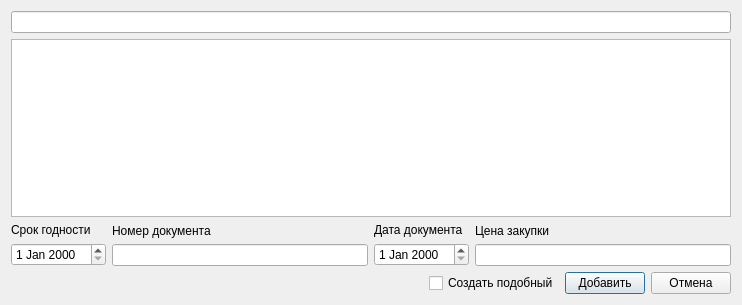
<?xml version="1.0" encoding="UTF-8"?>
<ui version="4.0">
 <class>dlg_addGoodsManual</class>
 <widget class="QDialog" name="dlg_addGoodsManual">
  <property name="geometry">
   <rect>
    <x>0</x>
    <y>0</y>
    <width>742</width>
    <height>305</height>
   </rect>
  </property>
  <property name="windowTitle">
   <string>Добавить вручную</string>
  </property>
  <layout class="QVBoxLayout" name="verticalLayout_5">
   <item>
    <layout class="QHBoxLayout" name="horizontalLayout">
     <item>
      <widget class="QLineEdit" name="le_barcode"/>
     </item>
    </layout>
   </item>
   <item>
    <widget class="QTableView" name="tvw_selectData"/>
   </item>
   <item>
    <layout class="QHBoxLayout" name="horizontalLayout_2">
     <item>
      <layout class="QVBoxLayout" name="verticalLayout">
       <item>
        <widget class="QLabel" name="lbl_expDate">
         <property name="text">
          <string>Срок годности</string>
         </property>
        </widget>
       </item>
       <item>
        <widget class="QDateEdit" name="de_expDate"/>
       </item>
      </layout>
     </item>
     <item>
      <layout class="QVBoxLayout" name="verticalLayout_2">
       <item>
        <widget class="QLabel" name="lbl_invoiceNumber">
         <property name="text">
          <string>Номер документа</string>
         </property>
        </widget>
       </item>
       <item>
        <widget class="QLineEdit" name="le_invoiceNumber"/>
       </item>
      </layout>
     </item>
     <item>
      <layout class="QVBoxLayout" name="verticalLayout_3">
       <item>
        <widget class="QLabel" name="lbl_invoiceDate">
         <property name="text">
          <string>Дата документа</string>
         </property>
        </widget>
       </item>
       <item>
        <widget class="QDateEdit" name="de_invoiceDate"/>
       </item>
      </layout>
     </item>
     <item>
      <layout class="QVBoxLayout" name="verticalLayout_4">
       <item>
        <widget class="QLabel" name="lbl_purchasePrice">
         <property name="text">
          <string>Цена закупки</string>
         </property>
        </widget>
       </item>
       <item>
        <widget class="QLineEdit" name="le_purchasePrice"/>
       </item>
      </layout>
     </item>
    </layout>
   </item>
   <item>
    <layout class="QHBoxLayout" name="horizontalLayout_4">
     <item>
      <spacer name="horizontalSpacer">
       <property name="orientation">
        <enum>Qt::Horizontal</enum>
       </property>
       <property name="sizeHint" stdset="0">
        <size>
         <width>40</width>
         <height>20</height>
        </size>
       </property>
      </spacer>
     </item>
     <item>
      <widget class="QCheckBox" name="chb_createLike">
       <property name="text">
        <string>Создать подобный</string>
       </property>
      </widget>
     </item>
     <item>
      <widget class="QPushButton" name="btn_add">
       <property name="text">
        <string>Добавить</string>
       </property>
      </widget>
     </item>
     <item>
      <widget class="QPushButton" name="btn_cancel">
       <property name="text">
        <string>Отмена</string>
       </property>
      </widget>
     </item>
    </layout>
   </item>
  </layout>
 </widget>
 <resources/>
 <connections/>
</ui>
